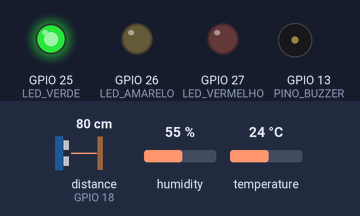
This sketch was run on a simulated ESP32. Shown: output pins drawn as LEDs (lit = HIGH), buzzer (waves = sounding). Wiring (from diagram.json): ultrasonic range finder: trigger GPIO 5; echo GPIO 18. Inputs (shaded band) come from the test bench; at power-on: distance to the obstacle (sensor on GPIO 18) 80 cm, humidity 55 %, temperature 24 °C. The echo pulse lasts 58.3 µs per cm; WiFi joins after 1.5 s; servers stay silent unless stated; uploads are accepted with an empty reply; pins used as bus, display or sensor lines are not drawn; what the sketch prints to the serial monitor is not drawn.

Above: at 2.7 s.
2.8 s: distance to the obstacle (sensor on GPIO 18) set to 12 cm
5.0 s: distance to the obstacle (sensor on GPIO 18) set to 9 cm
At 5.92 s:
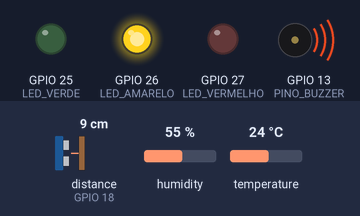
At 7.3 s:
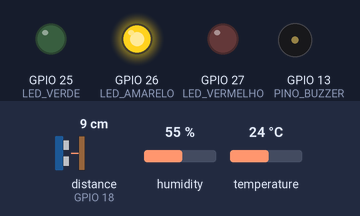
Timing chart, 0 to 48.2 s (numbered marks = the images above; inputs shaded):
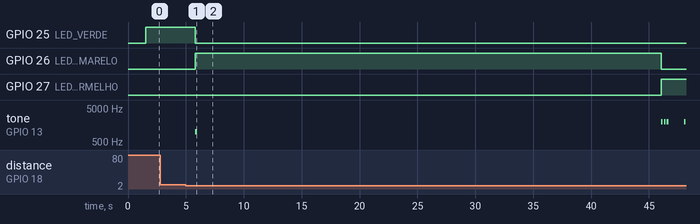

The sketch:

sketch.ino
```cpp
// Alerta Criadouro - dispositivo do quintal (ESP32)
// Global Solution 2026.2 - FIAP - 1TIAPZ
// Matheus Rebelo - RM 570260
// Felipe Olmos - RM 570946
// Luiz Guilherme - RM 573486
//
// DHT22 mede temperatura e umidade. O HC-SR04 aponta para dentro do
// potinho sentinela e mede a distância até a água. LEDs e buzzer avisam
// a família. A cada leitura o ESP32 manda um JSON para a nossa API.

#include <WiFi.h>
#include <HTTPClient.h>
#include <ArduinoJson.h>
#include "DHTesp.h"

// ---------- rede e API ----------
const char* WIFI_NOME = "Wokwi-GUEST";
const char* WIFI_SENHA = "";
// endereço da API: túnel aberto pelo notebook api/rodar_api_colab.ipynb
// (a cada vez que o notebook roda, o Colab gera um endereço novo; trocar aqui)
// No Wokwi usamos http porque a conexão segura estoura o tempo no simulador.
// No aparelho de verdade o envio seria por https.
const char* URL_API = "http://vsnet-adequate-spaces-era.trycloudflare.com/leituras";
const char* TOKEN_DISPOSITIVO = "ac-quintal-001-demo";
const char* ID_DISPOSITIVO = "esp32-quintal-001";

// ---------- pinos ----------
const int PINO_DHT = 15;
const int PINO_TRIG = 5;
const int PINO_ECHO = 18;
const int LED_VERDE = 25;
const int LED_AMARELO = 26;
const int LED_VERMELHO = 27;
const int PINO_BUZZER = 13;

// ---------- limiares (iguais aos da API) ----------
const float ALTURA_POTINHO_CM = 12.0;  // sensor até o fundo vazio
const float AGUA_MINIMA_CM = 1.0;
const float TEMP_ALERTA = 25.0;
const float UMIDADE_ALERTA = 70.0;
const int DIAS_ALERTA_CLIMA = 3;
const int DIAS_ALERTA_SEMPRE = 5;

// no Wokwi 1 dia vale 10 segundos, para dar para ver acontecer
const unsigned long MS_POR_DIA = 10000;
const unsigned long INTERVALO_ENVIO = 5000;

DHTesp dht;
unsigned long inicioAgua = 0;   // quando o potinho começou a ter água
bool temAgua = false;
unsigned long ultimoEnvio = 0;
String estadoAnterior = "";

float medirDistancia() {
  digitalWrite(PINO_TRIG, LOW);
  delayMicroseconds(2);
  digitalWrite(PINO_TRIG, HIGH);
  delayMicroseconds(10);
  digitalWrite(PINO_TRIG, LOW);
  long duracao = pulseIn(PINO_ECHO, HIGH, 30000);
  if (duracao == 0) return -1;
  return duracao * 0.0343 / 2.0;
}

String classificar(int dias, float temp, float umid) {
  if (dias <= 0) return "OK";
  if (dias >= DIAS_ALERTA_SEMPRE) return "ALERTA";
  bool climaFavoravel = temp >= TEMP_ALERTA && umid >= UMIDADE_ALERTA;
  if (dias >= DIAS_ALERTA_CLIMA && climaFavoravel) return "ALERTA";
  return "ATENCAO";
}

void mostrarEstado(String estado) {
  digitalWrite(LED_VERDE, estado == "OK");
  digitalWrite(LED_AMARELO, estado == "ATENCAO");
  digitalWrite(LED_VERMELHO, estado == "ALERTA");

  if (estado == "ALERTA") {
    // bipes repetidos enquanto estiver em alerta
    for (int i = 0; i < 3; i++) {
      tone(PINO_BUZZER, 2000, 150);
      delay(250);
    }
  } else if (estado == "ATENCAO" && estadoAnterior != "ATENCAO") {
    tone(PINO_BUZZER, 1000, 200);  // um bipe só quando entra em atenção
  }
}

void enviarJson(String corpo) {
  if (WiFi.status() != WL_CONNECTED) {
    Serial.println("Sem Wi-Fi, leitura nao enviada");
    return;
  }
  WiFiClient cliente;
  HTTPClient http;
  http.setConnectTimeout(15000);  // o simulador às vezes demora para conectar
  http.setTimeout(15000);
  http.begin(cliente, URL_API);
  http.addHeader("Content-Type", "application/json");
  http.addHeader("X-Token-Dispositivo", TOKEN_DISPOSITIVO);
  int codigo = http.POST(corpo);
  Serial.print("API respondeu HTTP ");
  Serial.println(codigo);
  if (codigo > 0) Serial.println(http.getString());
  http.end();
}

void setup() {
  Serial.begin(115200);
  dht.setup(PINO_DHT, DHTesp::DHT22);
  pinMode(PINO_TRIG, OUTPUT);
  pinMode(PINO_ECHO, INPUT);
  pinMode(LED_VERDE, OUTPUT);
  pinMode(LED_AMARELO, OUTPUT);
  pinMode(LED_VERMELHO, OUTPUT);
  pinMode(PINO_BUZZER, OUTPUT);

  Serial.print("Conectando no Wi-Fi");
  WiFi.begin(WIFI_NOME, WIFI_SENHA);
  int tentativas = 0;
  while (WiFi.status() != WL_CONNECTED && tentativas < 40) {
    delay(250);
    Serial.print(".");
    tentativas++;
  }
  Serial.println(WiFi.status() == WL_CONNECTED ? " conectado!" : " sem Wi-Fi, segue so no alerta local");
}

void loop() {
  TempAndHumidity clima = dht.getTempAndHumidity();
  float distancia = medirDistancia();
  if (isnan(clima.temperature) || distancia < 0) {
    Serial.println("Leitura invalida, tentando de novo");
    delay(1000);
    return;
  }

  float nivel = ALTURA_POTINHO_CM - distancia;
  if (nivel < 0) nivel = 0;

  // conta há quantos dias tem água no potinho
  if (nivel >= AGUA_MINIMA_CM) {
    if (!temAgua) {
      temAgua = true;
      inicioAgua = millis();
    }
  } else {
    temAgua = false;
  }
  int dias = temAgua ? (millis() - inicioAgua) / MS_POR_DIA + 1 : 0;

  String estado = classificar(dias, clima.temperature, clima.humidity);
  mostrarEstado(estado);

  if (millis() - ultimoEnvio >= INTERVALO_ENVIO || estado != estadoAnterior) {
    JsonDocument doc;
    doc["dispositivo_id"] = ID_DISPOSITIVO;
    doc["tipo_dispositivo"] = "esp32";
    doc["latitude"] = -23.541;
    doc["longitude"] = -46.471;
    doc["metrica"] = "dias_agua_parada";
    doc["valor"] = dias;
    JsonObject leituras = doc["leituras"].to<JsonObject>();
    leituras["temperatura_c"] = round(clima.temperature * 10) / 10.0;
    leituras["umidade_pct"] = round(clima.humidity * 10) / 10.0;
    leituras["distancia_cm"] = round(distancia * 10) / 10.0;
    leituras["nivel_agua_cm"] = round(nivel * 10) / 10.0;
    JsonObject sensores = doc["status_sensores"].to<JsonObject>();
    sensores["temperatura"] = clima.temperature >= TEMP_ALERTA ? "ALERTA" : "OK";
    sensores["umidade"] = clima.humidity >= UMIDADE_ALERTA ? "ALERTA" : "OK";
    sensores["agua"] = nivel >= AGUA_MINIMA_CM ? "ALERTA" : "OK";
    doc["status_local"] = estado;

    String corpo;
    serializeJson(doc, corpo);
    Serial.println("----------------------------------------");
    Serial.print("Estado: ");
    Serial.println(estado);
    Serial.print("JSON enviado: ");
    Serial.println(corpo);
    enviarJson(corpo);
    ultimoEnvio = millis();
  }

  estadoAnterior = estado;
  delay(1000);
}
```

Measured:
- the behaviour switches between 11 and 10 cm on distance to the obstacle (sensor on GPIO 18) (found by bisection; images 0 and 1)
- after the input at 2.8 s, every drawn part: stays the same
- after the input at 5.0 s, GPIO 25 (LED_VERDE): HIGH → LOW after 0.80 s; GPIO 26 (LED_AMARELO): LOW → HIGH after 0.80 s, → LOW 40.3 s later; GPIO 27 (LED_VERMELHO): LOW → HIGH after 41.1 s; tone on GPIO 13 (PINO_BUZZER): plays 1000 Hz for 0.20 s, 2000 Hz for 0.15 s, 2000 Hz for 0.15 s, 2000 Hz for 0.15 s, 2000 Hz for 0.15 s, starting after 0.80 s
